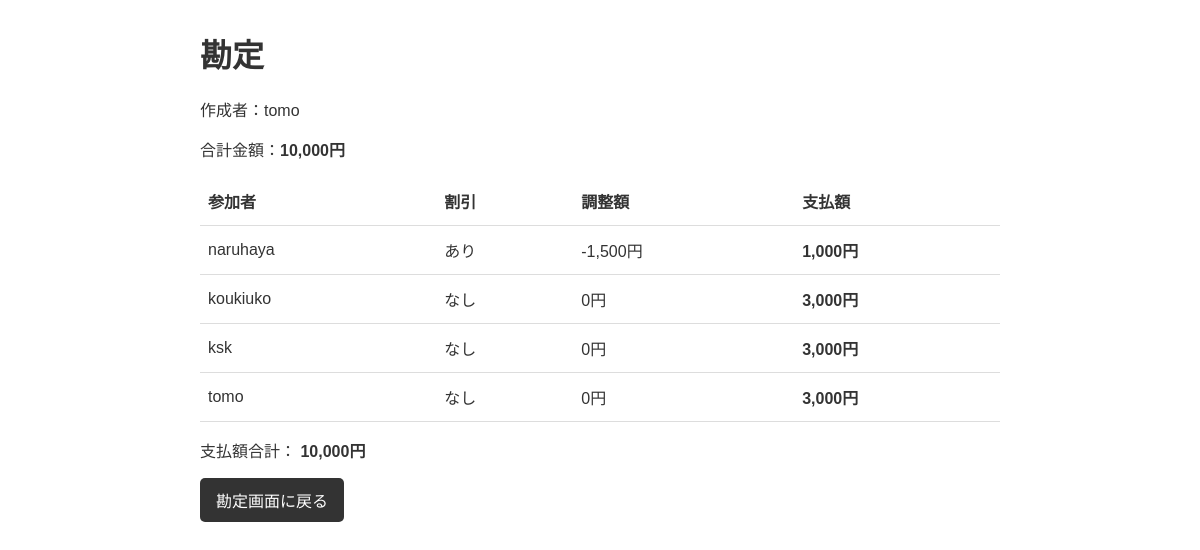
Screenshot of /billing/2 (signed in) with the database file from the repository.
### tables this page shows
CREATE TABLE standalone_billings (
            id INTEGER PRIMARY KEY AUTOINCREMENT,
            title TEXT NOT NULL DEFAULT '',
            total_amount INTEGER NOT NULL,
            created_by_user_id INTEGER NOT NULL,
            created_at TEXT NOT NULL
                DEFAULT (datetime('now', 'localtime'))
        );

CREATE TABLE users (
    id INTEGER PRIMARY KEY AUTOINCREMENT,
    username TEXT NOT NULL UNIQUE,
    email TEXT NOT NULL UNIQUE,
    password_hash TEXT NOT NULL,
    created_at DATETIME NOT NULL DEFAULT CURRENT_TIMESTAMP
);

CREATE TABLE standalone_billing_details (
            id INTEGER PRIMARY KEY AUTOINCREMENT,
            billing_id INTEGER NOT NULL,
            user_id INTEGER NOT NULL,
            username TEXT NOT NULL,
            base_amount INTEGER NOT NULL,
            adjustment INTEGER NOT NULL DEFAULT 0,
            final_amount INTEGER NOT NULL,
            discount_enabled INTEGER NOT NULL DEFAULT 0
        );

### app.py (the view)
@app.route("/billing/<int:billing_id>")
def standalone_billing_detail(billing_id):
    if not login_required():
        return redirect(url_for("login"))
    conn = get_db()
    try:
        billing = conn.execute("""
            SELECT b.*, u.username AS creator_name
            FROM standalone_billings AS b
            JOIN users AS u ON u.id = b.created_by_user_id
            WHERE b.id = ?
        """, (billing_id,)).fetchone()
        if billing is None:
            return "勘定記録が見つかりません。", 404
        participants = conn.execute("""
            SELECT * FROM standalone_billing_details WHERE billing_id = ? ORDER BY id
        """, (billing_id,)).fetchall()
        return render_template(
            "billing_standalone_detail.html",
            billing=billing,
            participants=participants,
        )
    finally:
        conn.close()

### app.py (called while the page is built)
def get_db():
    conn = sqlite3.connect(DB_NAME)
    conn.row_factory = sqlite3.Row
    return conn

def login_required():
    return "username" in session

### templates/billing_standalone_detail.html (shortened to what this page needs)
<!DOCTYPE html>
<html lang="ja">
<head>
</head>
<body>
    <h1>{{ billing.title }}</h1>
    <p>作成者：{{ billing.creator_name }}</p>
    <p>合計金額：<strong>{{ "{:,}".format(billing.total_amount) }}円</strong></p>
    <table>
        <thead>
            <tr>
                <th>参加者</th>
                <th>割引</th>
                <th>調整額</th>
                <th>支払額</th>
            </tr>
        </thead>
        <tbody>
            {% for p in participants %}
            <tr>
                <td>{{ p.username }}</td>
                <td>{{ "あり" if p.discount_enabled else "なし" }}</td>
                <td>{{ "{:,}".format(p.adjustment) }}円</td>
                <td><strong>{{ "{:,}".format(p.final_amount) }}円</strong></td>
            </tr>
            {% endfor %}
        </tbody>
    </table>
    <p>
        支払額合計：
        <strong>{{ "{:,}".format(participants | sum(attribute='final_amount')) }}円</strong>
    </p>
    <a class="link" href="{{ url_for('standalone_billing') }}">勘定画面に戻る</a>
</body>
</html>

### templates/billing_standalone_detail.html (style rules this page uses)
body { max-width: 800px; margin: 30px auto; padding: 0 16px; font-family: sans-serif; color: #333; }
table { width: 100%; border-collapse: collapse; margin: 16px 0; }
th, td { border-bottom: 1px solid #ddd; padding: 12px 8px; text-align: left; }
.link { display: inline-block; padding: 10px 16px; background: #333; color: white; text-decoration: none; border-radius: 5px; }

### rows the page displays
standalone_billings: title "勘定", total_amount "10,000"
users: creator_name "tomo"
standalone_billing_details: username "naruhaya", discount_enabled "あり", adjustment "-1,500", final_amount "1,000"
standalone_billing_details: username "koukiuko", discount_enabled "なし", adjustment "0", final_amount "3,000"
standalone_billing_details: username "ksk", discount_enabled "なし", adjustment "0", final_amount "3,000"
standalone_billing_details: username "tomo", discount_enabled "なし", adjustment "0", final_amount "3,000"

### other values shown
{{ "{:,}".format(participants | sum(attribute='final_amount')) }} "10,000"
